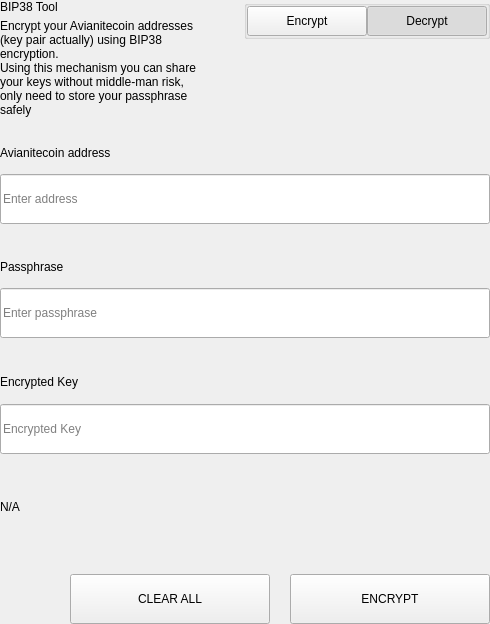
<?xml version="1.0" encoding="UTF-8"?>
<ui version="4.0">
 <class>SettingsBitToolWidget</class>
 <widget class="QWidget" name="SettingsBitToolWidget">
  <property name="geometry">
   <rect>
    <x>0</x>
    <y>0</y>
    <width>490</width>
    <height>624</height>
   </rect>
  </property>
  <property name="windowTitle">
   <string>Form</string>
  </property>
  <layout class="QVBoxLayout" name="verticalLayout">
   <property name="spacing">
    <number>0</number>
   </property>
   <property name="leftMargin">
    <number>0</number>
   </property>
   <property name="topMargin">
    <number>0</number>
   </property>
   <property name="rightMargin">
    <number>0</number>
   </property>
   <property name="bottomMargin">
    <number>0</number>
   </property>
   <item>
    <widget class="QWidget" name="left" native="true">
     <layout class="QVBoxLayout" name="verticalLayout_3">
      <property name="leftMargin">
       <number>0</number>
      </property>
      <property name="topMargin">
       <number>0</number>
      </property>
      <property name="rightMargin">
       <number>0</number>
      </property>
      <property name="bottomMargin">
       <number>0</number>
      </property>
      <item>
       <layout class="QVBoxLayout" name="verticalLayout_2">
        <property name="spacing">
         <number>0</number>
        </property>
        <item>
         <layout class="QHBoxLayout" name="horizontalLayout_3" stretch="3,1">
          <property name="spacing">
           <number>40</number>
          </property>
          <item>
           <layout class="QVBoxLayout" name="verticalLayoutTitle">
            <property name="spacing">
             <number>5</number>
            </property>
            <item>
             <widget class="QLabel" name="labelTitle">
              <property name="text">
               <string>BIP38 Tool</string>
              </property>
             </widget>
            </item>
            <item>
             <widget class="QLabel" name="labelSubtitle1">
              <property name="text">
               <string>Encrypt your Avianitecoin addresses (key pair actually) using BIP38 encryption.
Using this mechanism you can share your keys without middle-man risk, only need to store your passphrase safely</string>
              </property>
              <property name="wordWrap">
               <bool>true</bool>
              </property>
             </widget>
            </item>
           </layout>
          </item>
          <item alignment="Qt::AlignTop">
           <widget class="QGroupBox" name="groupBox">
            <property name="title">
             <string/>
            </property>
            <property name="alignment">
             <set>Qt::AlignLeading|Qt::AlignLeft|Qt::AlignTop</set>
            </property>
            <layout class="QHBoxLayout" name="horizontalLayout_4">
             <property name="spacing">
              <number>0</number>
             </property>
             <property name="leftMargin">
              <number>0</number>
             </property>
             <property name="topMargin">
              <number>0</number>
             </property>
             <property name="rightMargin">
              <number>0</number>
             </property>
             <property name="bottomMargin">
              <number>0</number>
             </property>
             <item>
              <spacer name="horizontalSpacer">
               <property name="orientation">
                <enum>Qt::Horizontal</enum>
               </property>
               <property name="sizeHint" stdset="0">
                <size>
                 <width>40</width>
                 <height>20</height>
                </size>
               </property>
              </spacer>
             </item>
             <item>
              <widget class="QPushButton" name="pushLeft">
               <property name="minimumSize">
                <size>
                 <width>120</width>
                 <height>30</height>
                </size>
               </property>
               <property name="maximumSize">
                <size>
                 <width>120</width>
                 <height>30</height>
                </size>
               </property>
               <property name="focusPolicy">
                <enum>Qt::NoFocus</enum>
               </property>
               <property name="text">
                <string>Encrypt</string>
               </property>
               <property name="checkable">
                <bool>true</bool>
               </property>
               <property name="autoExclusive">
                <bool>true</bool>
               </property>
              </widget>
             </item>
             <item>
              <widget class="QPushButton" name="pushRight">
               <property name="minimumSize">
                <size>
                 <width>120</width>
                 <height>30</height>
                </size>
               </property>
               <property name="maximumSize">
                <size>
                 <width>120</width>
                 <height>30</height>
                </size>
               </property>
               <property name="focusPolicy">
                <enum>Qt::NoFocus</enum>
               </property>
               <property name="text">
                <string>Decrypt</string>
               </property>
               <property name="checkable">
                <bool>true</bool>
               </property>
               <property name="checked">
                <bool>true</bool>
               </property>
               <property name="autoExclusive">
                <bool>true</bool>
               </property>
              </widget>
             </item>
            </layout>
           </widget>
          </item>
         </layout>
        </item>
        <item>
         <widget class="QStackedWidget" name="stackedWidget">
          <property name="currentIndex">
           <number>1</number>
          </property>
          <widget class="QWidget" name="pageDecrypt">
           <layout class="QVBoxLayout" name="verticalLayout_5">
            <property name="spacing">
             <number>0</number>
            </property>
            <property name="leftMargin">
             <number>0</number>
            </property>
            <property name="topMargin">
             <number>0</number>
            </property>
            <property name="rightMargin">
             <number>0</number>
            </property>
            <property name="bottomMargin">
             <number>0</number>
            </property>
            <item>
             <widget class="QWidget" name="widget" native="true">
              <property name="minimumSize">
               <size>
                <width>0</width>
                <height>100</height>
               </size>
              </property>
              <layout class="QVBoxLayout" name="verticalLayout_4">
               <property name="spacing">
                <number>0</number>
               </property>
               <property name="leftMargin">
                <number>0</number>
               </property>
               <property name="topMargin">
                <number>0</number>
               </property>
               <property name="rightMargin">
                <number>0</number>
               </property>
               <property name="bottomMargin">
                <number>0</number>
               </property>
               <item>
                <spacer name="verticalSpacer_2">
                 <property name="orientation">
                  <enum>Qt::Vertical</enum>
                 </property>
                 <property name="sizeType">
                  <enum>QSizePolicy::Fixed</enum>
                 </property>
                 <property name="sizeHint" stdset="0">
                  <size>
                   <width>20</width>
                   <height>20</height>
                  </size>
                 </property>
                </spacer>
               </item>
               <item>
                <layout class="QHBoxLayout" name="horizontalLayout_6" stretch="2">
                 <property name="spacing">
                  <number>0</number>
                 </property>
                 <item>
                  <layout class="QVBoxLayout" name="verticalLayout_7">
                   <property name="spacing">
                    <number>9</number>
                   </property>
                   <item>
                    <widget class="QLabel" name="labelSubtitleKey">
                     <property name="minimumSize">
                      <size>
                       <width>0</width>
                       <height>20</height>
                      </size>
                     </property>
                     <property name="maximumSize">
                      <size>
                       <width>16777215</width>
                       <height>20</height>
                      </size>
                     </property>
                     <property name="text">
                      <string>Encrypted key</string>
                     </property>
                    </widget>
                   </item>
                   <item>
                    <widget class="QLineEdit" name="lineEditKey">
                     <property name="minimumSize">
                      <size>
                       <width>0</width>
                       <height>50</height>
                      </size>
                     </property>
                     <property name="maximumSize">
                      <size>
                       <width>16777215</width>
                       <height>50</height>
                      </size>
                     </property>
                     <property name="placeholderText">
                      <string>Enter a encrypted key</string>
                     </property>
                    </widget>
                   </item>
                  </layout>
                 </item>
                </layout>
               </item>
               <item>
                <spacer name="verticalSpacer_3">
                 <property name="orientation">
                  <enum>Qt::Vertical</enum>
                 </property>
                 <property name="sizeType">
                  <enum>QSizePolicy::Fixed</enum>
                 </property>
                 <property name="sizeHint" stdset="0">
                  <size>
                   <width>20</width>
                   <height>20</height>
                  </size>
                 </property>
                </spacer>
               </item>
               <item>
                <layout class="QVBoxLayout" name="verticalLayout_9">
                 <property name="spacing">
                  <number>9</number>
                 </property>
                 <item>
                  <widget class="QLabel" name="labelSubtitlePassphrase">
                   <property name="maximumSize">
                    <size>
                     <width>16777215</width>
                     <height>20</height>
                    </size>
                   </property>
                   <property name="text">
                    <string>Passphrase</string>
                   </property>
                  </widget>
                 </item>
                 <item>
                  <widget class="QLineEdit" name="lineEditPassphrase">
                   <property name="minimumSize">
                    <size>
                     <width>0</width>
                     <height>50</height>
                    </size>
                   </property>
                   <property name="maximumSize">
                    <size>
                     <width>16777215</width>
                     <height>50</height>
                    </size>
                   </property>
                   <property name="placeholderText">
                    <string>Enter a passphrase</string>
                   </property>
                  </widget>
                 </item>
                </layout>
               </item>
               <item>
                <spacer name="verticalSpacer_4">
                 <property name="orientation">
                  <enum>Qt::Vertical</enum>
                 </property>
                 <property name="sizeType">
                  <enum>QSizePolicy::Fixed</enum>
                 </property>
                 <property name="sizeHint" stdset="0">
                  <size>
                   <width>20</width>
                   <height>20</height>
                  </size>
                 </property>
                </spacer>
               </item>
               <item>
                <widget class="QWidget" name="widget_3" native="true">
                 <property name="sizePolicy">
                  <sizepolicy hsizetype="Preferred" vsizetype="Fixed">
                   <horstretch>0</horstretch>
                   <verstretch>0</verstretch>
                  </sizepolicy>
                 </property>
                 <layout class="QVBoxLayout" name="verticalLayout_10">
                  <property name="spacing">
                   <number>9</number>
                  </property>
                  <property name="leftMargin">
                   <number>0</number>
                  </property>
                  <property name="topMargin">
                   <number>0</number>
                  </property>
                  <property name="rightMargin">
                   <number>0</number>
                  </property>
                  <property name="bottomMargin">
                   <number>0</number>
                  </property>
                  <item>
                   <widget class="QLabel" name="labelSubtitleDecryptResult">
                    <property name="minimumSize">
                     <size>
                      <width>0</width>
                      <height>20</height>
                     </size>
                    </property>
                    <property name="maximumSize">
                     <size>
                      <width>16777215</width>
                      <height>20</height>
                     </size>
                    </property>
                    <property name="text">
                     <string>Decrypted address result</string>
                    </property>
                   </widget>
                  </item>
                  <item>
                   <widget class="QWidget" name="widget_4" native="true">
                    <layout class="QHBoxLayout" name="horizontalLayout" stretch="6,0,1">
                     <property name="spacing">
                      <number>0</number>
                     </property>
                     <property name="leftMargin">
                      <number>0</number>
                     </property>
                     <property name="topMargin">
                      <number>0</number>
                     </property>
                     <property name="rightMargin">
                      <number>0</number>
                     </property>
                     <property name="bottomMargin">
                      <number>0</number>
                     </property>
                     <item alignment="Qt::AlignVCenter">
                      <widget class="QLineEdit" name="lineEditDecryptResult">
                       <property name="minimumSize">
                        <size>
                         <width>0</width>
                         <height>50</height>
                        </size>
                       </property>
                       <property name="maximumSize">
                        <size>
                         <width>16777215</width>
                         <height>50</height>
                        </size>
                       </property>
                       <property name="placeholderText">
                        <string>Decrypted Address</string>
                       </property>
                      </widget>
                     </item>
                     <item>
                      <spacer name="horizontalSpacer_4">
                       <property name="orientation">
                        <enum>Qt::Horizontal</enum>
                       </property>
                       <property name="sizeType">
                        <enum>QSizePolicy::Fixed</enum>
                       </property>
                       <property name="sizeHint" stdset="0">
                        <size>
                         <width>20</width>
                         <height>50</height>
                        </size>
                       </property>
                      </spacer>
                     </item>
                     <item>
                      <widget class="QPushButton" name="pushButtonImport">
                       <property name="minimumSize">
                        <size>
                         <width>140</width>
                         <height>40</height>
                        </size>
                       </property>
                       <property name="text">
                        <string>Import Address</string>
                       </property>
                      </widget>
                     </item>
                    </layout>
                   </widget>
                  </item>
                 </layout>
                </widget>
               </item>
               <item>
                <widget class="QLabel" name="statusLabel_DEC">
                 <property name="maximumSize">
                  <size>
                   <width>16777215</width>
                   <height>40</height>
                  </size>
                 </property>
                 <property name="text">
                  <string/>
                 </property>
                </widget>
               </item>
               <item>
                <spacer name="verticalSpacer">
                 <property name="orientation">
                  <enum>Qt::Vertical</enum>
                 </property>
                 <property name="sizeType">
                  <enum>QSizePolicy::Preferred</enum>
                 </property>
                 <property name="sizeHint" stdset="0">
                  <size>
                   <width>20</width>
                   <height>20</height>
                  </size>
                 </property>
                </spacer>
               </item>
               <item>
                <layout class="QHBoxLayout" name="horizontalLayout_7">
                 <property name="spacing">
                  <number>0</number>
                 </property>
                 <item>
                  <spacer name="horizontalSpacer_5">
                   <property name="orientation">
                    <enum>Qt::Horizontal</enum>
                   </property>
                   <property name="sizeType">
                    <enum>QSizePolicy::Expanding</enum>
                   </property>
                   <property name="sizeHint" stdset="0">
                    <size>
                     <width>40</width>
                     <height>20</height>
                    </size>
                   </property>
                  </spacer>
                 </item>
                 <item>
                  <widget class="QPushButton" name="pushButtonDecryptClear">
                   <property name="minimumSize">
                    <size>
                     <width>200</width>
                     <height>50</height>
                    </size>
                   </property>
                   <property name="maximumSize">
                    <size>
                     <width>200</width>
                     <height>50</height>
                    </size>
                   </property>
                   <property name="text">
                    <string>CLEAR</string>
                   </property>
                  </widget>
                 </item>
                 <item>
                  <spacer name="horizontalSpacer_3">
                   <property name="orientation">
                    <enum>Qt::Horizontal</enum>
                   </property>
                   <property name="sizeType">
                    <enum>QSizePolicy::Fixed</enum>
                   </property>
                   <property name="sizeHint" stdset="0">
                    <size>
                     <width>20</width>
                     <height>20</height>
                    </size>
                   </property>
                  </spacer>
                 </item>
                 <item>
                  <widget class="QPushButton" name="pushButtonDecrypt">
                   <property name="minimumSize">
                    <size>
                     <width>200</width>
                     <height>50</height>
                    </size>
                   </property>
                   <property name="maximumSize">
                    <size>
                     <width>200</width>
                     <height>50</height>
                    </size>
                   </property>
                   <property name="text">
                    <string>DECRYPT KEY</string>
                   </property>
                  </widget>
                 </item>
                </layout>
               </item>
              </layout>
             </widget>
            </item>
           </layout>
          </widget>
          <widget class="QWidget" name="pageEncrypt">
           <layout class="QVBoxLayout" name="verticalLayout_11">
            <property name="spacing">
             <number>0</number>
            </property>
            <property name="leftMargin">
             <number>0</number>
            </property>
            <property name="topMargin">
             <number>0</number>
            </property>
            <property name="rightMargin">
             <number>0</number>
            </property>
            <property name="bottomMargin">
             <number>0</number>
            </property>
            <item>
             <spacer name="verticalSpacer_8">
              <property name="orientation">
               <enum>Qt::Vertical</enum>
              </property>
              <property name="sizeType">
               <enum>QSizePolicy::Fixed</enum>
              </property>
              <property name="sizeHint" stdset="0">
               <size>
                <width>20</width>
                <height>20</height>
               </size>
              </property>
             </spacer>
            </item>
            <item>
             <widget class="QWidget" name="containerAddressEnc" native="true">
              <layout class="QVBoxLayout" name="containerAddressEncLayout">
               <property name="spacing">
                <number>5</number>
               </property>
               <property name="leftMargin">
                <number>0</number>
               </property>
               <property name="topMargin">
                <number>0</number>
               </property>
               <property name="rightMargin">
                <number>0</number>
               </property>
               <property name="bottomMargin">
                <number>0</number>
               </property>
               <item>
                <widget class="QLabel" name="labelSubtitleAddress">
                 <property name="minimumSize">
                  <size>
                   <width>0</width>
                   <height>20</height>
                  </size>
                 </property>
                 <property name="maximumSize">
                  <size>
                   <width>16777215</width>
                   <height>20</height>
                  </size>
                 </property>
                 <property name="text">
                  <string>Avianitecoin address</string>
                 </property>
                </widget>
               </item>
               <item>
                <widget class="QLineEdit" name="addressIn_ENC">
                 <property name="minimumSize">
                  <size>
                   <width>0</width>
                   <height>50</height>
                  </size>
                 </property>
                 <property name="placeholderText">
                  <string>Enter address</string>
                 </property>
                </widget>
               </item>
              </layout>
             </widget>
            </item>
            <item>
             <spacer name="verticalSpacer_6">
              <property name="orientation">
               <enum>Qt::Vertical</enum>
              </property>
              <property name="sizeType">
               <enum>QSizePolicy::Fixed</enum>
              </property>
              <property name="sizeHint" stdset="0">
               <size>
                <width>20</width>
                <height>20</height>
               </size>
              </property>
             </spacer>
            </item>
            <item>
             <widget class="QWidget" name="containerAddress" native="true">
              <layout class="QHBoxLayout" name="horizontalLayout_9" stretch="2">
               <property name="spacing">
                <number>0</number>
               </property>
               <property name="leftMargin">
                <number>0</number>
               </property>
               <property name="topMargin">
                <number>0</number>
               </property>
               <property name="rightMargin">
                <number>0</number>
               </property>
               <property name="bottomMargin">
                <number>0</number>
               </property>
               <item>
                <layout class="QVBoxLayout" name="verticalLayout_8">
                 <property name="spacing">
                  <number>5</number>
                 </property>
                 <item>
                  <widget class="QLabel" name="labelSubtitleMessage">
                   <property name="minimumSize">
                    <size>
                     <width>0</width>
                     <height>20</height>
                    </size>
                   </property>
                   <property name="maximumSize">
                    <size>
                     <width>16777215</width>
                     <height>20</height>
                    </size>
                   </property>
                   <property name="text">
                    <string>Passphrase</string>
                   </property>
                  </widget>
                 </item>
                 <item>
                  <widget class="QLineEdit" name="passphraseIn_ENC">
                   <property name="minimumSize">
                    <size>
                     <width>0</width>
                     <height>50</height>
                    </size>
                   </property>
                   <property name="maximumSize">
                    <size>
                     <width>16777215</width>
                     <height>50</height>
                    </size>
                   </property>
                   <property name="placeholderText">
                    <string>Enter passphrase</string>
                   </property>
                  </widget>
                 </item>
                </layout>
               </item>
              </layout>
             </widget>
            </item>
            <item>
             <spacer name="verticalSpacer_7">
              <property name="orientation">
               <enum>Qt::Vertical</enum>
              </property>
              <property name="sizeType">
               <enum>QSizePolicy::Fixed</enum>
              </property>
              <property name="sizeHint" stdset="0">
               <size>
                <width>20</width>
                <height>20</height>
               </size>
              </property>
             </spacer>
            </item>
            <item>
             <widget class="QWidget" name="widget_2" native="true">
              <property name="minimumSize">
               <size>
                <width>0</width>
                <height>75</height>
               </size>
              </property>
              <property name="maximumSize">
               <size>
                <width>16777215</width>
                <height>16777215</height>
               </size>
              </property>
              <layout class="QVBoxLayout" name="verticalLayout_6">
               <property name="leftMargin">
                <number>0</number>
               </property>
               <property name="topMargin">
                <number>0</number>
               </property>
               <property name="rightMargin">
                <number>0</number>
               </property>
               <property name="bottomMargin">
                <number>0</number>
               </property>
               <item>
                <widget class="QLabel" name="labelSubtitleEncryptedKey">
                 <property name="minimumSize">
                  <size>
                   <width>0</width>
                   <height>20</height>
                  </size>
                 </property>
                 <property name="maximumSize">
                  <size>
                   <width>16777215</width>
                   <height>20</height>
                  </size>
                 </property>
                 <property name="text">
                  <string>Encrypted Key</string>
                 </property>
                </widget>
               </item>
               <item>
                <widget class="QLineEdit" name="encryptedKeyOut_ENC">
                 <property name="minimumSize">
                  <size>
                   <width>0</width>
                   <height>50</height>
                  </size>
                 </property>
                 <property name="placeholderText">
                  <string>Encrypted Key</string>
                 </property>
                </widget>
               </item>
              </layout>
             </widget>
            </item>
            <item>
             <widget class="QLabel" name="statusLabel_ENC">
              <property name="text">
               <string notr="true">N/A</string>
              </property>
             </widget>
            </item>
            <item>
             <spacer name="verticalSpacer_5">
              <property name="orientation">
               <enum>Qt::Vertical</enum>
              </property>
              <property name="sizeType">
               <enum>QSizePolicy::Fixed</enum>
              </property>
              <property name="sizeHint" stdset="0">
               <size>
                <width>20</width>
                <height>20</height>
               </size>
              </property>
             </spacer>
            </item>
            <item>
             <layout class="QHBoxLayout" name="horizontalLayout_8">
              <property name="spacing">
               <number>0</number>
              </property>
              <item>
               <spacer name="horizontalSpacer_6">
                <property name="orientation">
                 <enum>Qt::Horizontal</enum>
                </property>
                <property name="sizeType">
                 <enum>QSizePolicy::Expanding</enum>
                </property>
                <property name="sizeHint" stdset="0">
                 <size>
                  <width>40</width>
                  <height>20</height>
                 </size>
                </property>
               </spacer>
              </item>
              <item>
               <widget class="QPushButton" name="pushButtonClear">
                <property name="minimumSize">
                 <size>
                  <width>200</width>
                  <height>50</height>
                 </size>
                </property>
                <property name="focusPolicy">
                 <enum>Qt::NoFocus</enum>
                </property>
                <property name="text">
                 <string>CLEAR ALL</string>
                </property>
               </widget>
              </item>
              <item>
               <spacer name="horizontalSpacer_2">
                <property name="orientation">
                 <enum>Qt::Horizontal</enum>
                </property>
                <property name="sizeType">
                 <enum>QSizePolicy::Fixed</enum>
                </property>
                <property name="sizeHint" stdset="0">
                 <size>
                  <width>20</width>
                  <height>20</height>
                 </size>
                </property>
               </spacer>
              </item>
              <item>
               <widget class="QPushButton" name="pushButtonEncrypt">
                <property name="minimumSize">
                 <size>
                  <width>200</width>
                  <height>50</height>
                 </size>
                </property>
                <property name="maximumSize">
                 <size>
                  <width>200</width>
                  <height>50</height>
                 </size>
                </property>
                <property name="focusPolicy">
                 <enum>Qt::NoFocus</enum>
                </property>
                <property name="text">
                 <string>ENCRYPT</string>
                </property>
               </widget>
              </item>
             </layout>
            </item>
           </layout>
          </widget>
         </widget>
        </item>
       </layout>
      </item>
     </layout>
    </widget>
   </item>
  </layout>
 </widget>
 <resources/>
 <connections/>
</ui>
